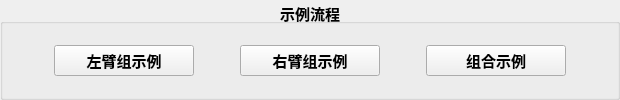
             <widget class="QGroupBox" name="groupBox_6">
              <property name="font">
               <font>
                <pointsize>11</pointsize>
                <bold>true</bold>
               </font>
              </property>
              <property name="title">
               <string>示例流程</string>
              </property>
              <property name="alignment">
               <set>Qt::AlignmentFlag::AlignCenter</set>
              </property>
              <layout class="QGridLayout" name="gridLayout_8">
               <item row="0" column="0">
                <layout class="QVBoxLayout" name="verticalLayout_8">
                 <item>
                  <layout class="QHBoxLayout" name="horizontalLayout_16" stretch="1,1,1,1,1,0,0">
                   <item>
                    <spacer name="horizontalSpacer_55">
                     <property name="orientation">
                      <enum>Qt::Orientation::Horizontal</enum>
                     </property>
                     <property name="sizeHint" stdset="0">
                      <size>
                       <width>40</width>
                       <height>20</height>
                      </size>
                     </property>
                    </spacer>
                   </item>
                   <item>
                    <widget class="QPushButton" name="buttonLAll">
                     <property name="sizePolicy">
                      <sizepolicy hsizetype="Fixed" vsizetype="Fixed">
                       <horstretch>0</horstretch>
                       <verstretch>0</verstretch>
                      </sizepolicy>
                     </property>
                     <property name="minimumSize">
                      <size>
                       <width>140</width>
                       <height>29</height>
                      </size>
                     </property>
                     <property name="maximumSize">
                      <size>
                       <width>16777215</width>
                       <height>16777215</height>
                      </size>
                     </property>
                     <property name="font">
                      <font>
                       <pointsize>11</pointsize>
                       <bold>true</bold>
                      </font>
                     </property>
                     <property name="cursor">
                      <cursorShape>PointingHandCursor</cursorShape>
                     </property>
                     <property name="text">
                      <string>左臂组示例</string>
                     </property>
                    </widget>
                   </item>
                   <item>
                    <spacer name="horizontalSpacer_56">
                     <property name="orientation">
                      <enum>Qt::Orientation::Horizontal</enum>
                     </property>
                     <property name="sizeHint" stdset="0">
                      <size>
                       <width>40</width>
                       <height>20</height>
                      </size>
                     </property>
                    </spacer>
                   </item>
                   <item>
                    <widget class="QPushButton" name="buttonRAll">
                     <property name="sizePolicy">
                      <sizepolicy hsizetype="Fixed" vsizetype="Fixed">
                       <horstretch>0</horstretch>
                       <verstretch>0</verstretch>
                      </sizepolicy>
                     </property>
                     <property name="minimumSize">
                      <size>
                       <width>140</width>
                       <height>29</height>
                      </size>
                     </property>
                     <property name="maximumSize">
                      <size>
                       <width>16777215</width>
                       <height>16777215</height>
                      </size>
                     </property>
                     <property name="font">
                      <font>
                       <pointsize>11</pointsize>
                       <bold>true</bold>
                      </font>
                     </property>
                     <property name="cursor">
                      <cursorShape>PointingHandCursor</cursorShape>
                     </property>
                     <property name="text">
                      <string>右臂组示例</string>
                     </property>
                    </widget>
                   </item>
                   <item>
                    <spacer name="horizontalSpacer_57">
                     <property name="orientation">
                      <enum>Qt::Orientation::Horizontal</enum>
                     </property>
                     <property name="sizeHint" stdset="0">
                      <size>
                       <width>40</width>
                       <height>20</height>
                      </size>
                     </property>
                    </spacer>
                   </item>
                   <item>
                    <widget class="QPushButton" name="buttonAll">
                     <property name="sizePolicy">
                      <sizepolicy hsizetype="Fixed" vsizetype="Fixed">
                       <horstretch>0</horstretch>
                       <verstretch>0</verstretch>
                      </sizepolicy>
                     </property>
                     <property name="minimumSize">
                      <size>
                       <width>140</width>
                       <height>29</height>
                      </size>
                     </property>
                     <property name="maximumSize">
                      <size>
                       <width>16777215</width>
                       <height>16777215</height>
                      </size>
                     </property>
                     <property name="font">
                      <font>
                       <pointsize>11</pointsize>
                       <bold>true</bold>
                      </font>
                     </property>
                     <property name="cursor">
                      <cursorShape>PointingHandCursor</cursorShape>
                     </property>
                     <property name="text">
                      <string>组合示例</string>
                     </property>
                    </widget>
                   </item>
                   <item>
                    <spacer name="horizontalSpacer_58">
                     <property name="orientation">
                      <enum>Qt::Orientation::Horizontal</enum>
                     </property>
                     <property name="sizeHint" stdset="0">
                      <size>
                       <width>40</width>
                       <height>20</height>
                      </size>
                     </property>
                    </spacer>
                   </item>
                  </layout>
                 </item>
                </layout>
               </item>
              </layout>
             </widget>
